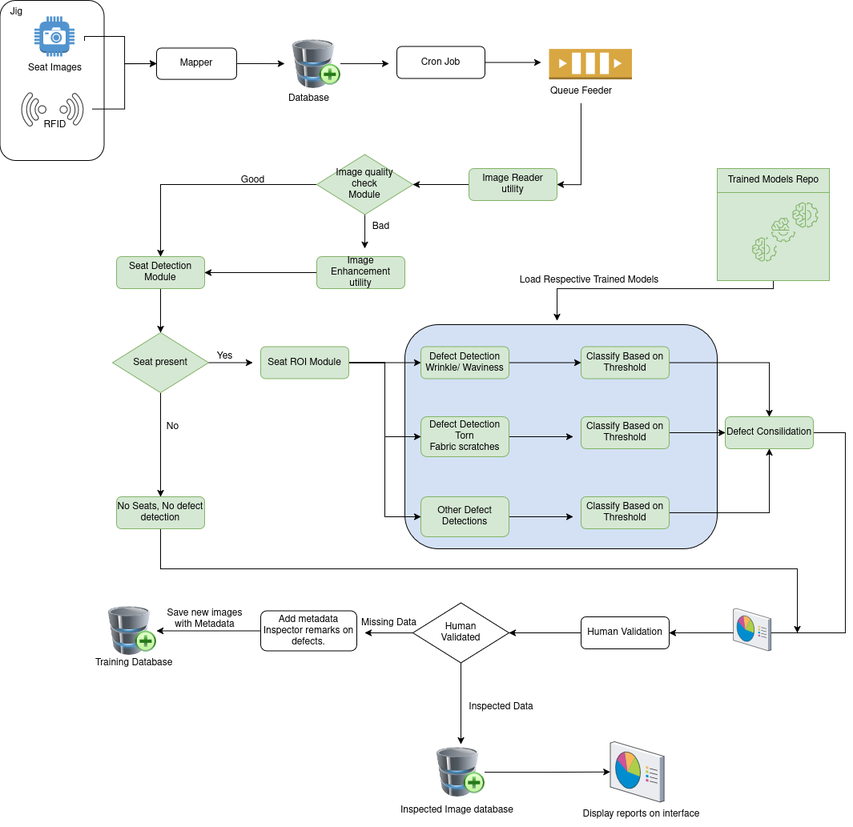
#> input picture skyhub_process_flow.drawio 1.png, 853 x 827 px, shrunk from 1065 x 1033 before the run; its folder holds only this picture in this run
$ python -i data_augmentation1.py   (imports and definitions only)
#> lines starting #> are read from the running program, lines starting #| are printed output that depends on the picture
#> further down, picture is the input picture: shape (827, 853, 3); mean B, G, R 244.1, 244.6, 242
import os
import cv2
import numpy as np

# === Color Augmentation Functions ===

def adjust_brightness(img, delta=30):
    """Increase or decrease brightness in HSV space."""
#> called with delta = 30
    hsv = cv2.cvtColor(img, cv2.COLOR_BGR2HSV).astype(np.int16)
    h, s, v = cv2.split(hsv)
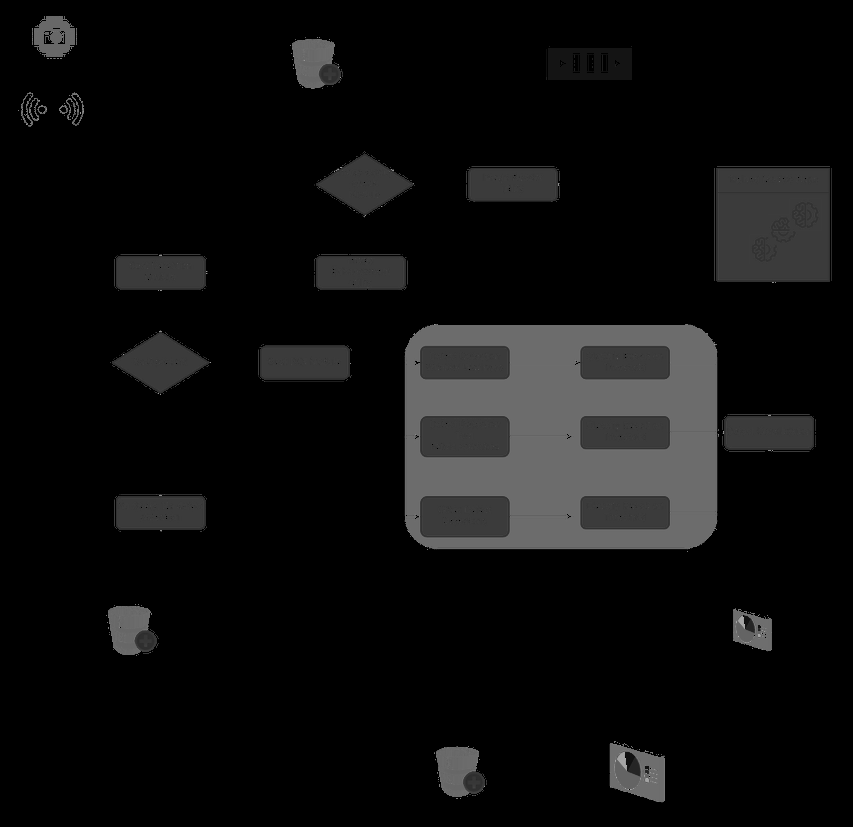
#> h: shape (827, 853) int16; min 0, max 177, mean 14.1
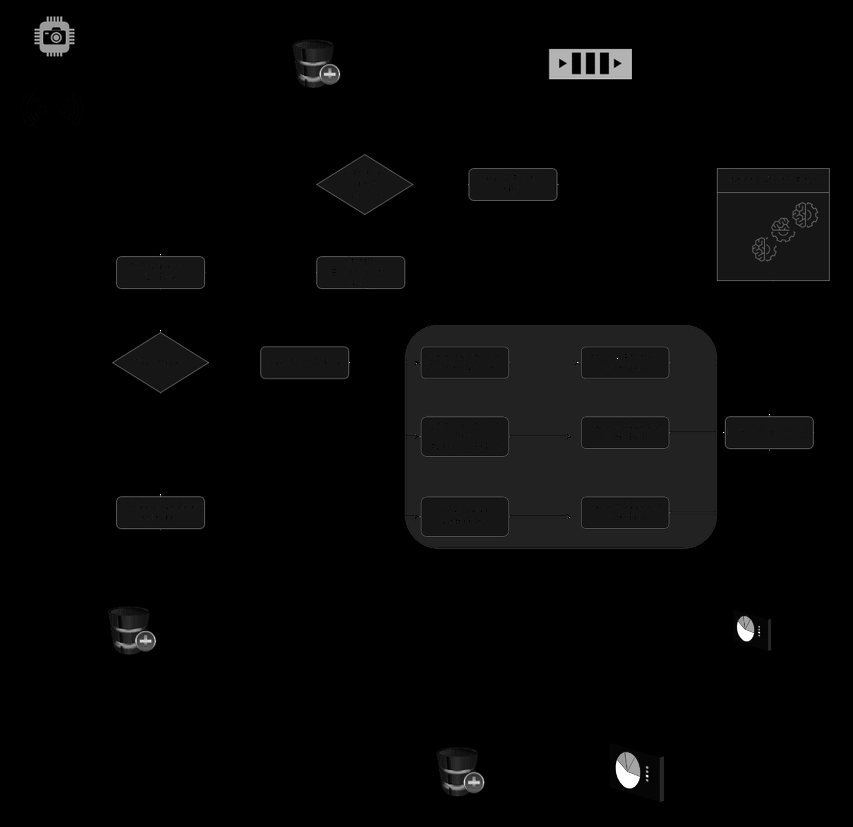
#> s: shape (827, 853) int16; min 0, max 255, mean 5.9
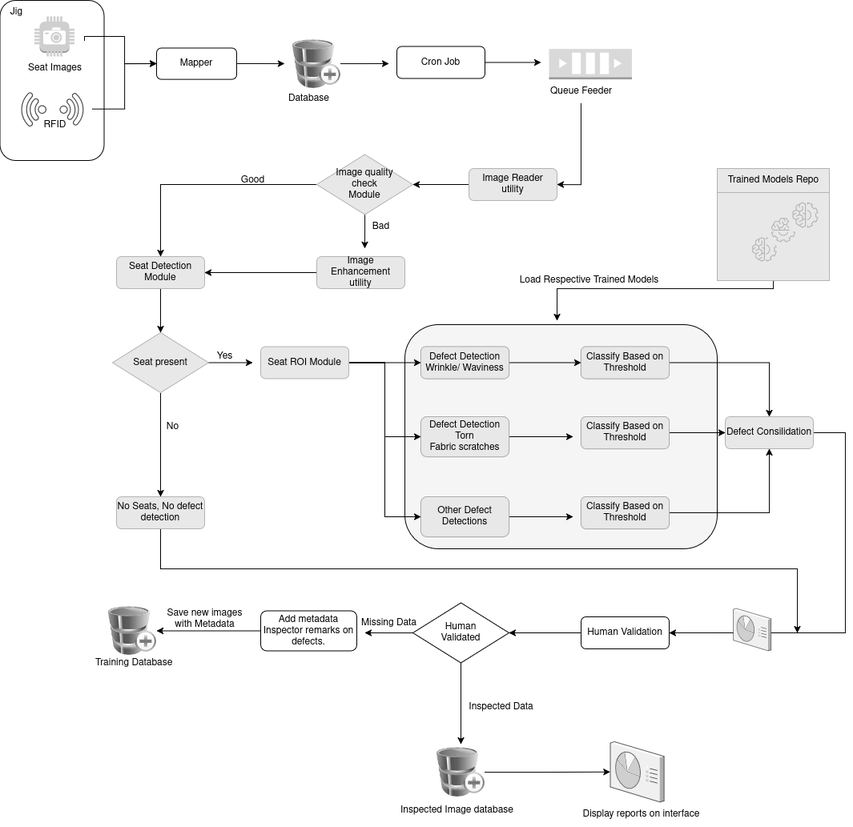
#> v: shape (827, 853) int16; min 0, max 255, mean 246.4
    v = np.clip(v + delta, 0, 255).astype(np.uint8)
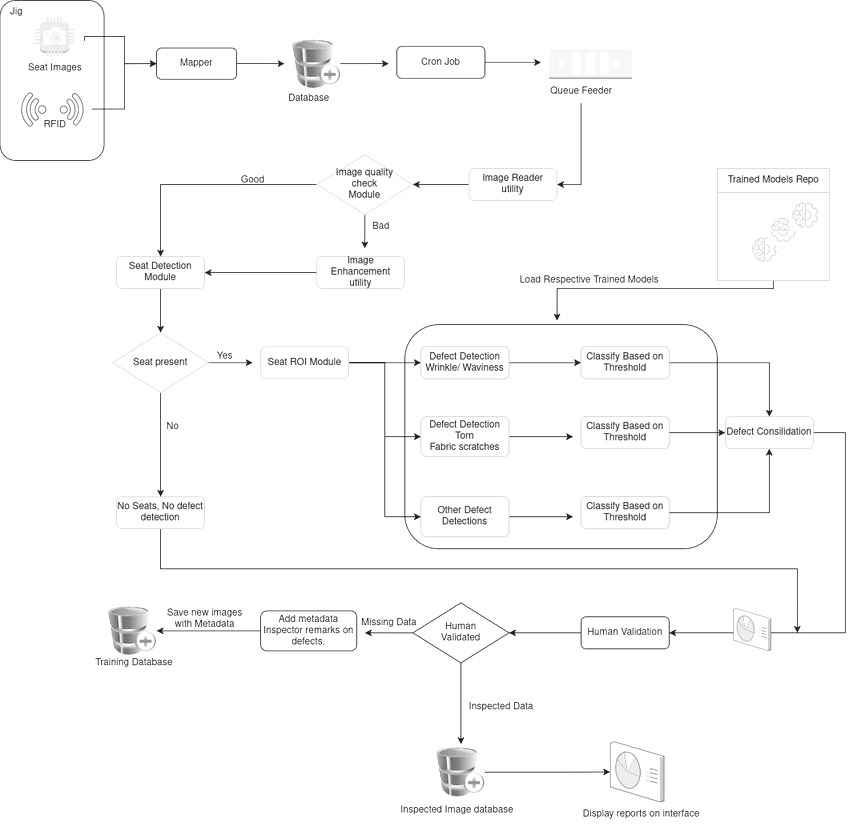
#> v: shape (827, 853); min 30, max 255, mean 250.4
    hsv = cv2.merge([h.astype(np.uint8), s.astype(np.uint8), v])
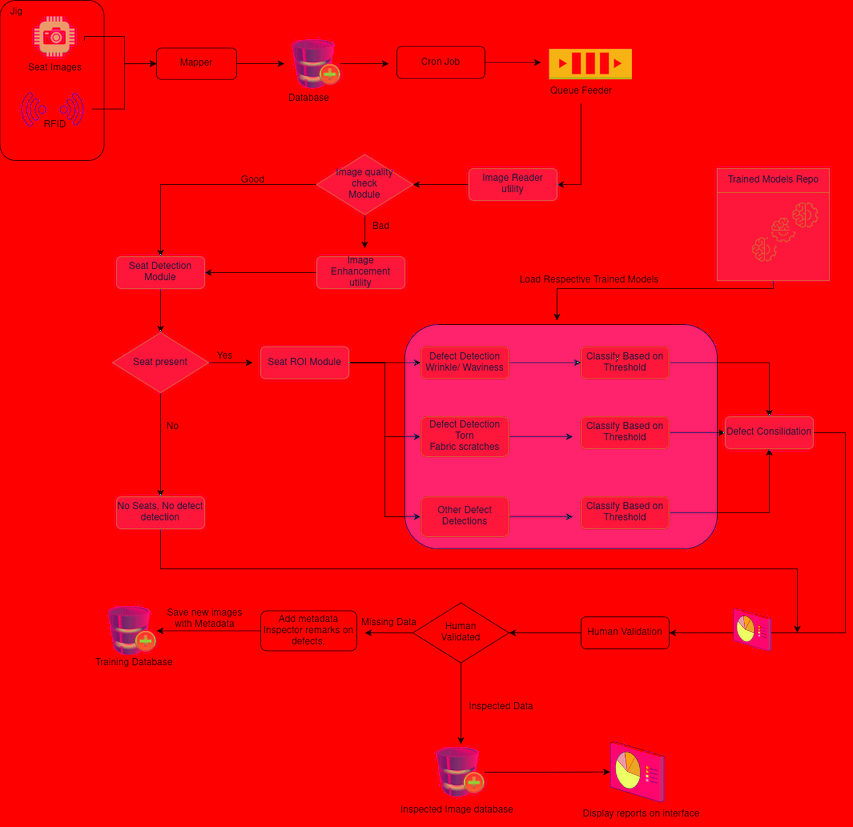
#> hsv: shape (827, 853, 3); mean B, G, R 14.1, 5.9, 250.4
    return cv2.cvtColor(hsv, cv2.COLOR_HSV2BGR)
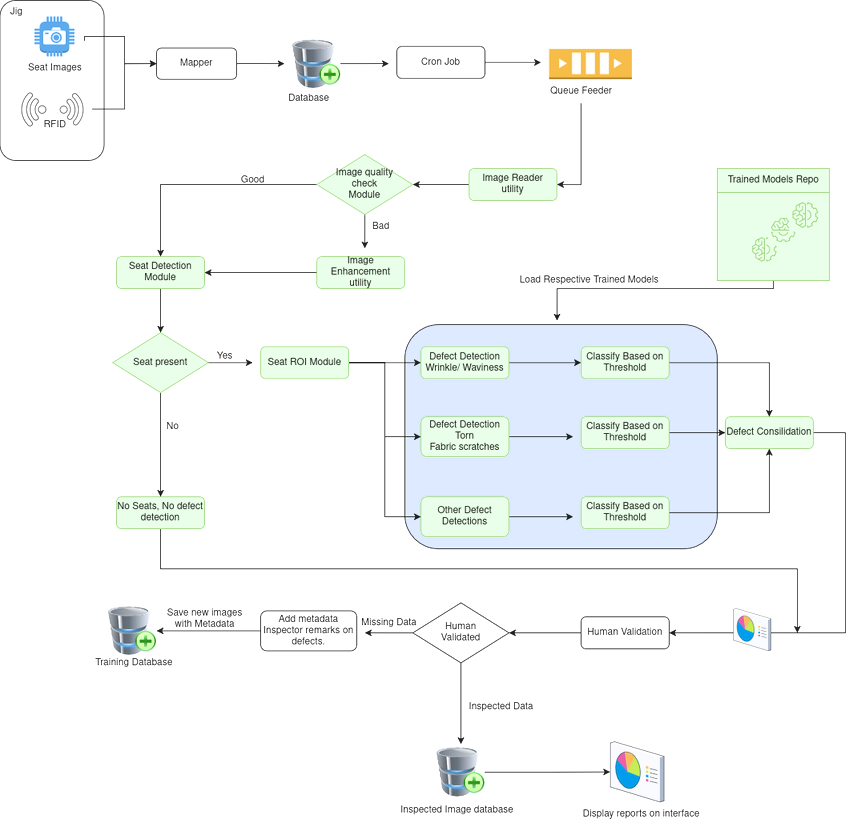
#> returned value: shape (827, 853, 3); mean B, G, R 247.8, 248.5, 245.6

def adjust_contrast(img, alpha=1.5, beta=0):
    """Contrast = alpha * pixel + beta."""
    return cv2.convertScaleAbs(img, alpha=alpha, beta=beta)

# [67 lines left out: functions adjust_saturation, shift_hue, gamma_correction, per_channel_scaling, channel_permutation, augment_dataset, not called in this run]

# === Usage ===

# [4 lines not run here, left out]

>>> import cv2
>>> picture = cv2.imread('skyhub_process_flow.drawio 1.png')
>>> result = adjust_brightness(picture)
